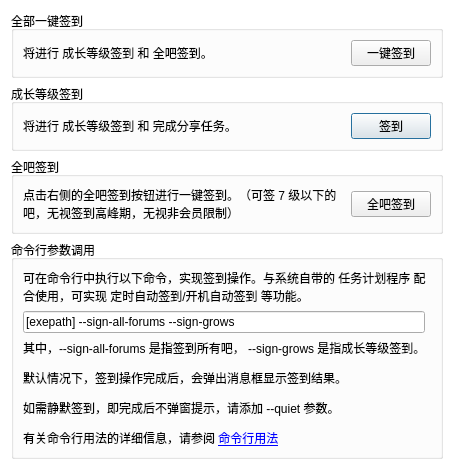
<?xml version="1.0" encoding="UTF-8"?>
<ui version="4.0">
 <class>Dialog</class>
 <widget class="QDialog" name="Dialog">
  <property name="geometry">
   <rect>
    <x>0</x>
    <y>0</y>
    <width>454</width>
    <height>473</height>
   </rect>
  </property>
  <property name="windowTitle">
   <string>一键签到</string>
  </property>
  <property name="styleSheet">
   <string notr="true">QWidget{font-family: &quot;微软雅黑&quot;;}
QDialog{background-color: rgb(255, 255, 255);}
</string>
  </property>
  <layout class="QGridLayout" name="gridLayout">
   <item row="1" column="0">
    <widget class="QGroupBox" name="groupBox_2">
     <property name="title">
      <string>成长等级签到</string>
     </property>
     <layout class="QHBoxLayout" name="horizontalLayout_2" stretch="1,0">
      <item>
       <widget class="QLabel" name="label_2">
        <property name="text">
         <string>将进行 成长等级签到 和 完成分享任务。</string>
        </property>
        <property name="wordWrap">
         <bool>true</bool>
        </property>
       </widget>
      </item>
      <item>
       <widget class="QPushButton" name="pushButton_2">
        <property name="text">
         <string>签到</string>
        </property>
       </widget>
      </item>
     </layout>
    </widget>
   </item>
   <item row="3" column="0">
    <widget class="QGroupBox" name="groupBox_4">
     <property name="title">
      <string>命令行参数调用</string>
     </property>
     <layout class="QGridLayout" name="gridLayout_3">
      <item row="1" column="0">
       <widget class="QLineEdit" name="lineEdit">
        <property name="text">
         <string>[exepath] --sign-all-forums --sign-grows</string>
        </property>
        <property name="readOnly">
         <bool>true</bool>
        </property>
        <property name="placeholderText">
         <string>参数</string>
        </property>
       </widget>
      </item>
      <item row="2" column="0" colspan="2">
       <widget class="QLabel" name="label_5">
        <property name="text">
         <string>&lt;html&gt;&lt;head/&gt;&lt;body&gt;&lt;p&gt;其中，--sign-all-forums 是指签到所有吧， --sign-grows 是指成长等级签到。&lt;/p&gt;&lt;p&gt;默认情况下，签到操作完成后，会弹出消息框显示签到结果。&lt;/p&gt;&lt;p&gt;如需静默签到，即完成后不弹窗提示，请添加 --quiet 参数。&lt;/p&gt;&lt;p&gt;有关命令行用法的详细信息，请参阅 &lt;a href=&quot;https://github.com/clb-128258/TiebaDesktop/blob/main/env_docs/command-usages.md&quot;&gt;&lt;span style=&quot; text-decoration: underline; color:#0000ff;&quot;&gt;命令行用法&lt;/span&gt;&lt;/a&gt;&lt;/p&gt;&lt;/body&gt;&lt;/html&gt;</string>
        </property>
        <property name="wordWrap">
         <bool>true</bool>
        </property>
        <property name="openExternalLinks">
         <bool>true</bool>
        </property>
        <property name="textInteractionFlags">
         <set>Qt::LinksAccessibleByMouse|Qt::TextSelectableByKeyboard|Qt::TextSelectableByMouse</set>
        </property>
       </widget>
      </item>
      <item row="0" column="0" colspan="2">
       <widget class="QLabel" name="label_4">
        <property name="text">
         <string>可在命令行中执行以下命令，实现签到操作。与系统自带的 任务计划程序 配合使用，可实现 定时自动签到/开机自动签到 等功能。</string>
        </property>
        <property name="wordWrap">
         <bool>true</bool>
        </property>
       </widget>
      </item>
     </layout>
    </widget>
   </item>
   <item row="0" column="0">
    <widget class="QGroupBox" name="groupBox">
     <property name="title">
      <string>全部一键签到</string>
     </property>
     <layout class="QHBoxLayout" name="horizontalLayout" stretch="1,0">
      <item>
       <widget class="QLabel" name="label">
        <property name="text">
         <string>将进行 成长等级签到 和 全吧签到。</string>
        </property>
        <property name="wordWrap">
         <bool>true</bool>
        </property>
       </widget>
      </item>
      <item>
       <widget class="QPushButton" name="pushButton">
        <property name="text">
         <string>一键签到</string>
        </property>
       </widget>
      </item>
     </layout>
    </widget>
   </item>
   <item row="4" column="0">
    <spacer name="verticalSpacer">
     <property name="orientation">
      <enum>Qt::Vertical</enum>
     </property>
     <property name="sizeHint" stdset="0">
      <size>
       <width>20</width>
       <height>40</height>
      </size>
     </property>
    </spacer>
   </item>
   <item row="2" column="0">
    <widget class="QGroupBox" name="groupBox_3">
     <property name="title">
      <string>全吧签到</string>
     </property>
     <layout class="QGridLayout" name="gridLayout_2" columnstretch="1,0">
      <item row="0" column="1">
       <widget class="QPushButton" name="pushButton_3">
        <property name="text">
         <string>全吧签到</string>
        </property>
       </widget>
      </item>
      <item row="0" column="0">
       <widget class="QLabel" name="label_3">
        <property name="text">
         <string>点击右侧的全吧签到按钮进行一键签到。（可签 7 级以下的吧，无视签到高峰期，无视非会员限制）</string>
        </property>
        <property name="wordWrap">
         <bool>true</bool>
        </property>
       </widget>
      </item>
     </layout>
    </widget>
   </item>
  </layout>
 </widget>
 <resources/>
 <connections/>
</ui>
